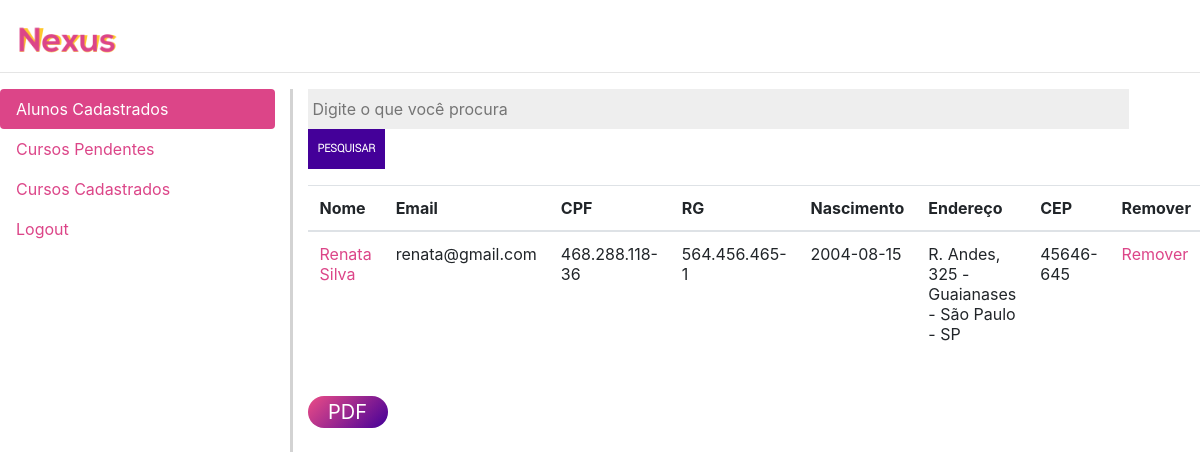
/ADM.php?pesq=Renata Silva, run on the app's committed database.
### tables this page shows
CREATE TABLE `tbaluno` (
  `codAluno` int(11) NOT NULL,
  `nome` varchar(40) NOT NULL,
  `email` varchar(40) NOT NULL,
  `alunoSenha` varchar(20) NOT NULL,
  `sexo` varchar(20) NOT NULL,
  `cpf` char(14) NOT NULL,
  `rg` char(13) NOT NULL,
  `nascimento` date NOT NULL,
  `cep` char(9) NOT NULL,
  `imgAluno` varchar(100) NOT NULL,
  `rendaPropia` varchar(100) NOT NULL,
  `renda` varchar(100) NOT NULL,
  `cor` varchar(100) NOT NULL
);

CREATE TABLE `tblocalizacaoaluno` (
  `idLocAluno` int(11) NOT NULL,
  `name` varchar(60) NOT NULL,
  `address` varchar(80) NOT NULL,
  `lat` float(10,6) NOT NULL,
  `lng` float(10,6) NOT NULL
);

### ADM.php (the view, shortened to what this page needs)
<?php
    include_once("conexao.php");
?>
<html lang="pt-br">
<head>
    <link rel="stylesheet" type="text/css" href="css/css.css" media="screen" />
    <link rel="stylesheet" type="text/css" href="css/bootstrap.min.css" media="screen" />
</head>
<body>
    <br>
        <div style="padding-left:10px" class="logoADM">
            <a href="index.php"><img src="img/nexus3.png"></a>
        </div>
   <hr>
  <div class="row">
  <div style="border-right : 3px solid lightgray" class="col-3">
    <div class="nav flex-column nav-pills" id="v-pills-tab" role="tablist" aria-orientation="vertical">
      <a class="nav-link active" id="v-pills-home-tab" data-toggle="pill" href="#v-pills-home" role="tab" aria-controls="v-pills-home" aria-selected="true">Alunos Cadastrados</a>
      <a class="nav-link" id="v-pills-profile-tab" data-toggle="pill" href="#v-pills-profile" role="tab" aria-controls="v-pills-profile" aria-selected="false">Cursos Pendentes </a>
      <a class="nav-link" id="v-pills-messages-tab" data-toggle="pill" href="#v-pills-messages" role="tab" aria-controls="v-pills-messages" aria-selected="false">Cursos Cadastrados</a>
      <a class="nav-link" id="v-pills-settings-tab" data-toggle="pill" href="#v-pills-settings" role="tab" aria-controls="v-pills-settings" aria-selected="false">Logout</a>
    </div>
  </div>
  <div class="col-9">
    <div class="tab-content" id="v-pills-tabContent">
      <div class="tab-pane fade show active" id="v-pills-home" role="tabpanel" aria-labelledby="v-pills-home-tab">
       <div class="table-responsive-md">
          <div id='busca'>
              <form action="ADM.php" class="search" method="get">
                <input style="height:40px" id="txtbusca" name="pesq" type="text" value="" placeholder="Digite o que você procura" />
                <input style="height:40px" id="btnBusca" type="submit" value="Pesquisar"/>
              </form>
          </div>
        <table class="table">
          <thead>
            <tr>
              <th scope="col">Nome</th>
              <th scope="col">Email</th>
              <th scope="col">CPF</th>
              <th scope="col">RG</th>
              <th scope="col">Nascimento</th>
              <th scope="col">Endereço</th>
              <th scope="col">CEP</th>
               <th scope="col">Remover</th>
            </tr>
      </thead>
      <tbody>
        <?php
            if(isset($_GET['pesq'])){
                $busca = $_GET['pesq'];
                $sqli = mysqli_query($conn, "SELECT * FROM tbaluno WHERE nome LIKE '$busca'");
                while ($linha = mysqli_fetch_array($sqli)){
                    $codAluno = $linha['codAluno'];
                    $sql = mysqli_query($conn, "SELECT address FROM tblocalizacaoaluno WHERE idLocAluno = $codAluno");
                    while ($linha1 = mysqli_fetch_array($sql)){
                        $enderecoA = $linha1['address'];
                    }
                    echo("<tr>
                        <td><a href='matriculapdf.php?id=$codAluno'>{$linha['nome']}</a></td>
                        <td>{$linha['email']}</td>
                        <td>{$linha['cpf']}</td>
                        <td>{$linha['rg']}</td>
                        <td>{$linha['nascimento']}</td>
                        <td>{$enderecoA}</td>
                        <td>{$linha['cep']}</td>
                        <td><a href='removerAluno.php?id=$codAluno'>Remover</a></td>
                    </tr>");
                }
            }
        ?>
                </tbody>
           </table>
           <form id="form1" name="form1" method="get" action="alunopdf.php">
 <label>
          <br />
          <center>
          <input style="background-image: linear-gradient( 135deg, #dc4588 10%, #440099 100%);border:none;color:#fff;border-radius: 20px;font-size:20px;width:80px" type="submit" name="Pesquisar" id="Pesquisar" type="submit" name="Pesquisar" id="Pesquisar" value="PDF"/>
          </center>
        </label>
      </form>
       </div>
    </div>
    </div>
  </div>
</div>
</body>
</html>

### css/css.css (style rules this page uses)
#busca { margin:0 auto; padding:0; }
#txtbusca { border:0px solid #222; background:#EEE; width:92%; height:36px; margin:0 auto; padding:5px 0 5px 5px; float:left; line-height:36px; }
#btnBusca { background:#440099; position:relative; border:0px solid #222; color:#FFF; margin:0 auto; padding:10px; border:0 none; font-size:11px; font-weight:bold; text-transform:uppercase; font-family: login; }
* { box-sizing: border-box; transition: all .3s ease; }
img { width: 100%; }
a { font: lolo; }
.logoADM { width: 125px; }

### data on the page
tbaluno: nome "Renata Silva", email "renata@gmail.com", cpf "468.288.118-36", rg "564.456.465-1", nascimento "2004-08-15", tblocalizacaoaluno.address "R. Andes, 325 - Guaianases - São Paulo - SP", cep "45646-645"
